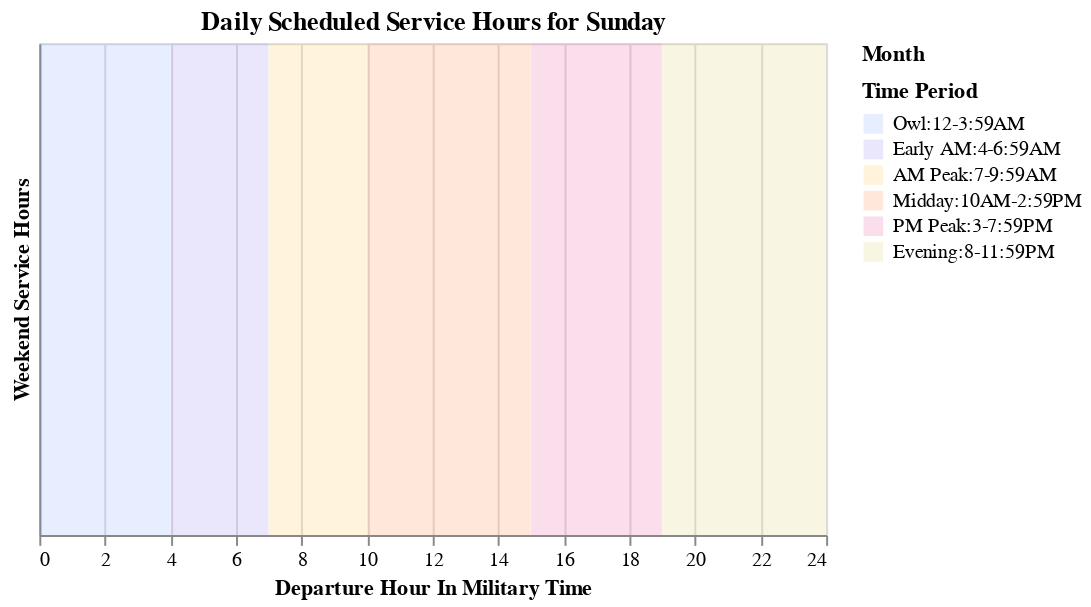

This figure's notebook cell:
### Code cell
try:
    display(
        section1.create_service_hour_chart(
            scheduled_service, "Sunday", "Weekend Service Hours", ""
        )
    )
except:
    pass

### Figure 1 — Vega-Lite specification as saved in the notebook (floating-point values rounded to 4 significant figures)
{"config": {"view": {"continuousWidth": 300, "continuousHeight": 300}}, "layer": [{"data": {"name": "data-4f53cda18c2baa0c0354bb5f9a3ecbe5"}, "mark": {"type": "line", "size": 3}, "encoding": {"color": {"field": "Month", "scale": {"range": ["#5b8efd", "#765fec", "#fcb40e", "#fc5c04", "#dd217d", "#ccbb44"]}, "type": "nominal"}, "opacity": {"condition": {"param": "param_3", "value": 1}, "value": 0.2}, "tooltip": [{"field": "Weekend or Weekday", "type": "nominal"}, {"field": "Month", "type": "nominal"}, {"field": "Departure Hour", "type": "quantitative"}, {"field": "Weekend Service Hours", "type": "quantitative"}], "x": {"field": "Departure Hour", "title": "Departure Hour In Military Time", "type": "quantitative"}, "y": {"field": "Weekend Service Hours", "title": "Weekend Service Hours", "type": "quantitative"}}, "name": "view_3", "title": {"text": "Daily Scheduled Service Hours for Sunday", "subtitle": ""}}, {"data": {"name": "data-61fdb03b01e6f6ac9797744d36eb9ca4"}, "mark": {"type": "rect", "opacity": 0.15}, "encoding": {"color": {"field": "time_period", "scale": {"range": ["#5b8efd", "#765fec", "#fcb40e", "#fc5c04", "#dd217d", "#ccbb44"]}, "sort": ["Owl:12-3:59AM", "Early AM:4-6:59AM", "AM Peak:7-9:59AM", "Midday:10AM-2:59PM", "PM Peak:3-7:59PM", "Evening:8-11:59PM"], "title": "Time Period", "type": "nominal"}, "x": {"field": "start", "type": "quantitative"}, "x2": {"field": "stop"}, "y": {"value": 0}, "y2": {"value": 250}}}], "height": 250, "params": [{"name": "param_3", "select": {"type": "point", "fields": ["Month"]}, "bind": "legend", "views": ["view_3"]}], "resolve": {"scale": {"color": "independent"}}, "width": 400, "$schema": "https://vega.github.io/schema/vega-lite/v5.20.1.json", "datasets": {"data-4f53cda18c2baa0c0354bb5f9a3ecbe5": [], "data-61fdb03b01e6f6ac9797744d36eb9ca4": [{"index": 0, "start": 0, "stop": 3.99, "time_period": "Owl:12-3:59AM"}, {"index": 1, "start": 4, "stop": 6.99, "time_period": "Early AM:4-6:59AM"}, {"index": 2, "start": 7, "stop": 9.99, "time_period": "AM Peak:7-9:59AM"}, {"index": 3, "start": 10, "stop": 14.99, "time_period": "Midday:10AM-2:59PM"}, {"index": 4, "start": 15, "stop": 18.99, "time_period": "PM Peak:3-7:59PM"}, {"index": 5, "start": 19, "stop": 24.0, "time_period": "Evening:8-11:59PM"}]}}
